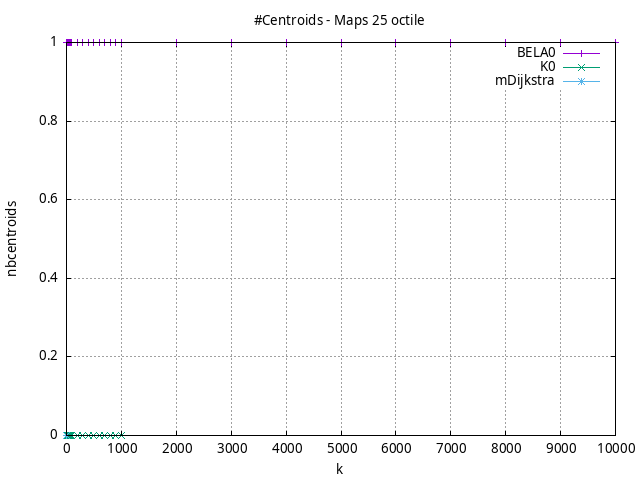

Write gnuplot code to recreate this figure.
#!/usr/bin/gnuplot
# -*- coding: utf-8 -*-
#
# results/maps/octile/25/random512-25.brute-force.octile.nbcentroids.gnuplot
#
# Started on 04/03/2024 23:09:21
# Author: Carlos Linares López
set grid
set xlabel "k"
set ylabel "nbcentroids"

set title "#Centroids - Maps 25 octile"

set terminal png enhanced font "Ariel,10"
set output 'random512-25.brute-force.octile.nbcentroids.png'

plot "-" title "BELA0"      with linesp, "-" title "K0"      with linesp, "-" title "mDijkstra"      with linesp

	1 1.0
	2 1.0
	3 1.0
	4 1.0
	5 1.0
	6 1.0
	7 1.0
	8 1.0
	9 1.0
	10 1.0
	20 1.0
	30 1.0
	40 1.0
	50 1.0
	60 1.0
	70 1.0
	80 1.0
	90 1.0
	100 1.0
	200 1.0
	300 1.0
	400 1.0
	500 1.0
	600 1.0
	700 1.0
	800 1.0
	900 1.0
	1000 1.0
	2000 1.0
	3000 1.0
	4000 1.0
	5000 1.0
	6000 1.0
	7000 1.0
	8000 1.0
	9000 1.0
	10000 1.0
end
	1 0.0
	2 0.0
	3 0.0
	4 0.0
	5 0.0
	6 0.0
	7 0.0
	8 0.0
	9 0.0
	10 0.0
	20 0.0
	30 0.0
	40 0.0
	50 0.0
	60 0.0
	70 0.0
	80 0.0
	90 0.0
	100 0.0
	200 0.0
	300 0.0
	400 0.0
	500 0.0
	600 0.0
	700 0.0
	800 0.0
	900 0.0
	1000 0.0
end
	1 0.0
	2 0.0
	3 0.0
	4 0.0
end
